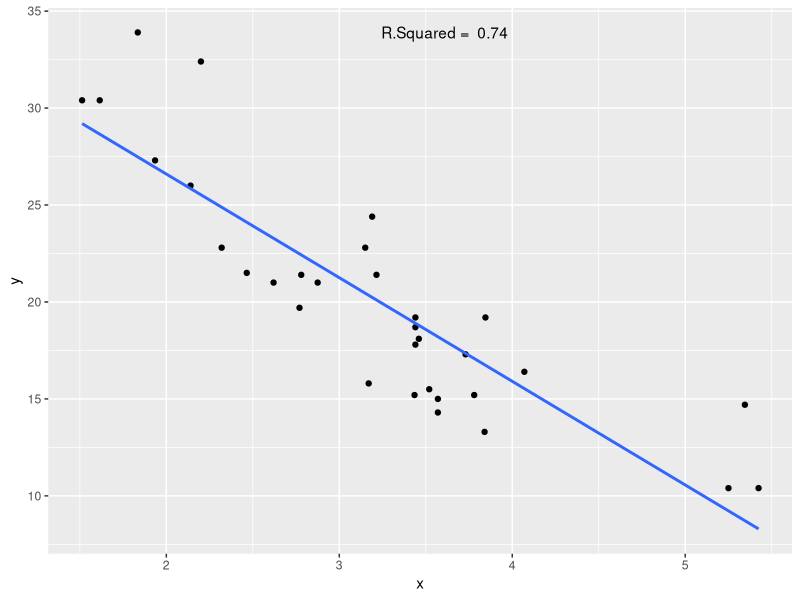

Recreate this plot in R.
##----------------------------RELATION PLOT---------------------------------------
# a scater plot of the relation between two variables
# the linear model between this relationship
# the Adjusted R-Squared coefficient

data(mtcars)
head(mtcars)

relation.plot <- function(x, y) {
    require(ggplot2)
    require(stats)
    qplot(x, y) +
        stat_smooth(method="lm", se = FALSE) +
        annotate("text",
                 x = quantile(x, .75),
                 y = max(y),
                 label = paste("R.Squared = ",
                               round(summary(lm(y~x))$adj.r.squared, 2)))
}

relation.plot(mtcars$wt, mtcars$mpg)
